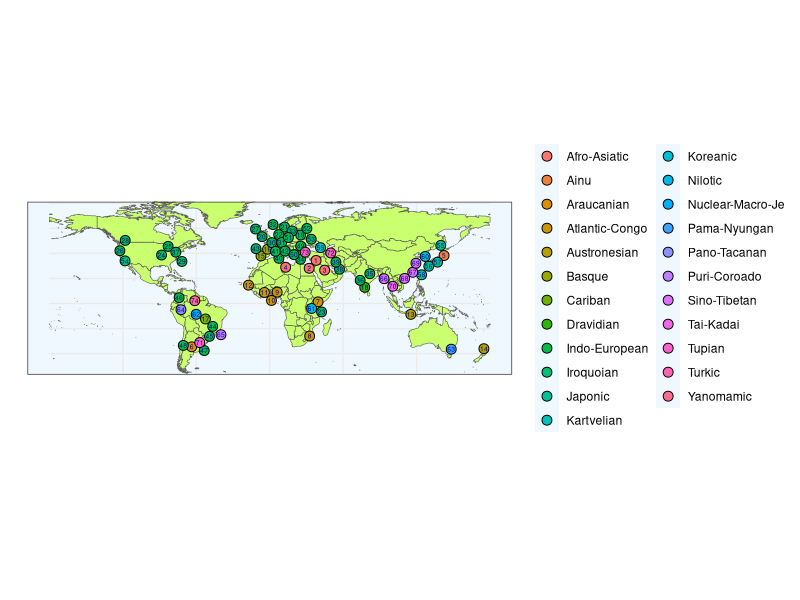

This chart was generated by the following R code: (Note: this script raises an error after producing the figure.)
##
library(ggplot2)
library(sf)
library(rnaturalearth)
library(rnaturalearthdata)
library(gridExtra)
library(grid)

##
INTERVAL <- 6

SUBGROUPING <- TRUE

##
collabT <- read.csv('./data/CollaboratorsPlotData.csv')

langlabel <- data.frame(Name = collabT$Name,
                        Lang = collabT$ProvidedLanguageName,
                        LangAdditional = collabT$GlottologL1Name,
                        Genus = collabT$WalsGenusName,
                        Family = collabT$LanguageFamily,
                        Longitude = collabT$Longitude,
                        Latitude = collabT$Latitude,
                        Place = collabT$PlaceName,
                        Flag = collabT$Choice,
                        ID = 0)

langlabel <- langlabel[langlabel$Flag == 1, ]

langlabel$Lang[langlabel$Lang == "Hebrew"] <- langlabel$LangAdditional[langlabel$Lang == "Hebrew"]
langlabel$Lang[langlabel$Lang == "Amami dialect"] <- langlabel$LangAdditional[langlabel$Lang == "Amami dialect"]
langlabel$Lang[langlabel$Lang == "Arabic"] <- langlabel$LangAdditional[langlabel$Lang == "Arabic"]
langlabel$Lang[langlabel$Lang == "Persian"] <- langlabel$LangAdditional[langlabel$Lang == "Persian"]
langlabel$Lang[langlabel$Lang == "Farsi"] <- langlabel$LangAdditional[langlabel$Lang == "Farsi"]

if (SUBGROUPING) {
  langlabel$FamilyTmp <- langlabel$Family
  idx <- langlabel$Family == "Indo-European" | langlabel$Family == "Atlantic-Congo" | langlabel$Family == "Sino-Tibetan"
  langlabel$Family[idx] <- paste(langlabel$Family[idx], ": ", langlabel$Genus[idx], sep = "")
}

langlabel <- langlabel[order(langlabel$Family, langlabel$Lang, langlabel$Place), ]
langlabel$ID <- 1:nrow(langlabel)

if (SUBGROUPING) {
  tmp <- langlabel$Family
  langlabel$Family <- langlabel$FamilyTmp
  langlabel$FamilyTmp <- tmp
}

dodge <- TRUE
while (dodge) {
  dodge <- FALSE
  
  for (i in 1:nrow(langlabel)) {
    fun_i <- function(x) sqrt(sum((as.numeric(x) - as.numeric(langlabel[i, 6:7]))^2))
    d <- apply(langlabel[, 6:7], MARGIN = 1, FUN = fun_i)
    
    st <- sort(d, decreasing = FALSE, index = TRUE)
    d_st <- st$x
    idx <- st$ix
    
    j <- 2
    if (d_st[j] < INTERVAL) {
      dir <- sign(langlabel$Latitude[i] - langlabel$Latitude[idx[j]])
      if (dir == 0) {
        dir <- 1
      }
      langlabel$Latitude[i] <- langlabel$Latitude[i] + sqrt(INTERVAL + 1)*dir
      
      dir <- sign(langlabel$Longitude[i] - langlabel$Longitude[idx[j]])
      if (dir == 0) {
        dir <- 1
      }
      langlabel$Longitude[i] <- langlabel$Longitude[i] + sqrt(INTERVAL + 1)*dir
      
      dodge <- TRUE
    }
  }
}

print("dodging...OK")

## Some adjustments
long_tmp1 <- langlabel$Longitude[langlabel$Name == 'Kayla Kolff']
lati_tmp1 <- langlabel$Latitude[langlabel$Name == 'Kayla Kolff']
long_tmp2 <- langlabel$Longitude[langlabel$Name == 'Patricia Opondo ']
lati_tmp2 <- langlabel$Latitude[langlabel$Name == 'Patricia Opondo ']
langlabel$Longitude[langlabel$Name == 'Kayla Kolff'] <- long_tmp2
langlabel$Latitude[langlabel$Name == 'Kayla Kolff'] <- lati_tmp2
langlabel$Longitude[langlabel$Name == 'Patricia Opondo '] <- long_tmp1
langlabel$Latitude[langlabel$Name == 'Patricia Opondo '] <- lati_tmp1

##
theme_set(theme_bw())
world <- ne_countries(scale = "medium", returnclass = "sf")

##
gobj<- ggplot(data = world) +
  geom_sf(fill= "darkolivegreen1") +
  geom_point(data = langlabel, aes(x = Longitude, y = Latitude, fill = Family),
             size = 3.0, shape = 21) +
  geom_text(data = langlabel, aes(x=Longitude, y=Latitude, label=ID),
            size = 1.7, color = "darkblue", check_overlap = FALSE) + 
  xlab("") + ylab("") + ylim(c(-50.5, 75)) + 
  theme(axis.ticks.x = element_blank(), axis.text.x = element_blank(), legend.title = element_blank()) +
  theme(panel.background = element_rect(fill = "aliceblue"))

##
FamilyList <- unique(langlabel$Family)
langtable <- vector(mode = "list", length = length(FamilyList))
for (i in 1:length(FamilyList)) {
  idx <- langlabel$Family == FamilyList[i]
  langtable[[i]] <- tableGrob(cbind(langlabel[idx, 5], langlabel[idx, 1]))
}

##
ggsave(file = "./output/figure/CollabMap.png", plot = gobj, width = 8, height = 7)
write.csv(file = "./output/figure/langlabel.csv", langlabel)

##
ggColorHue <- function(n, l=65) {
  hues <- seq(15, 375, length=n+1)
  hcl(h=hues, l=l, c=100)[1:n]
}

cols <- ggColorHue(n = length(unique(langlabel$Family)))

png("./output/figure/langfamily-colorcode.png", width = 500, height = 500)
col2rgb(cols)
scales::show_col(cols)
dev.off()
